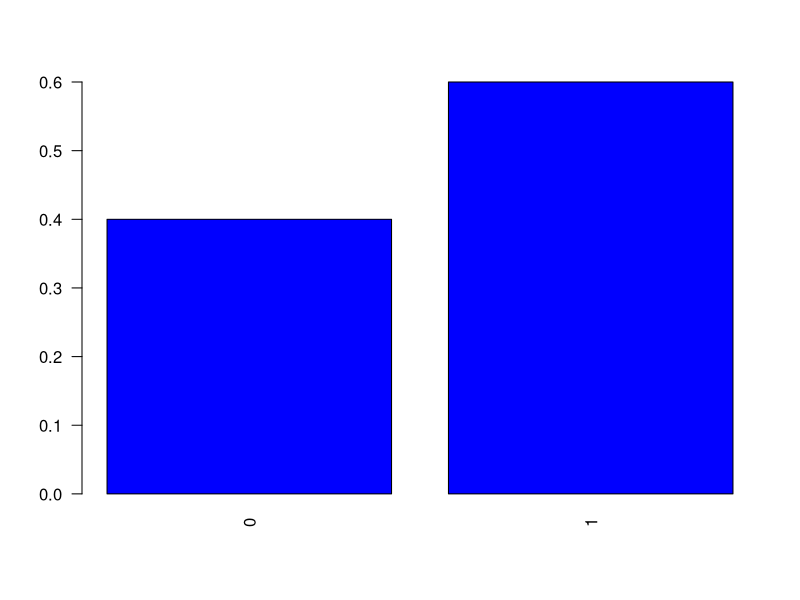
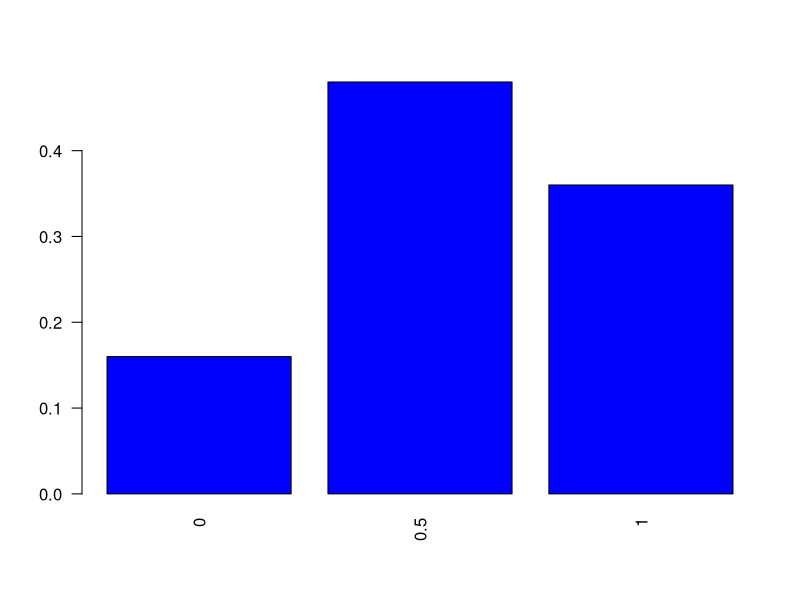
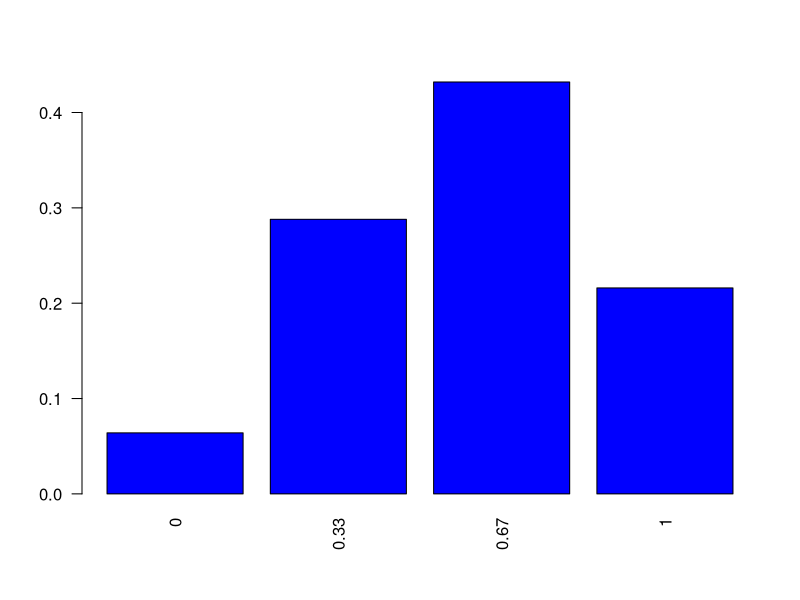
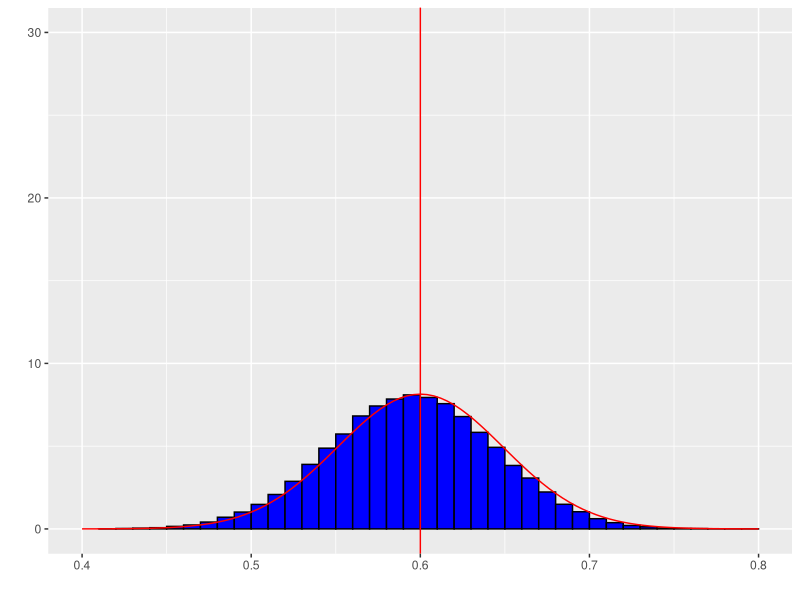
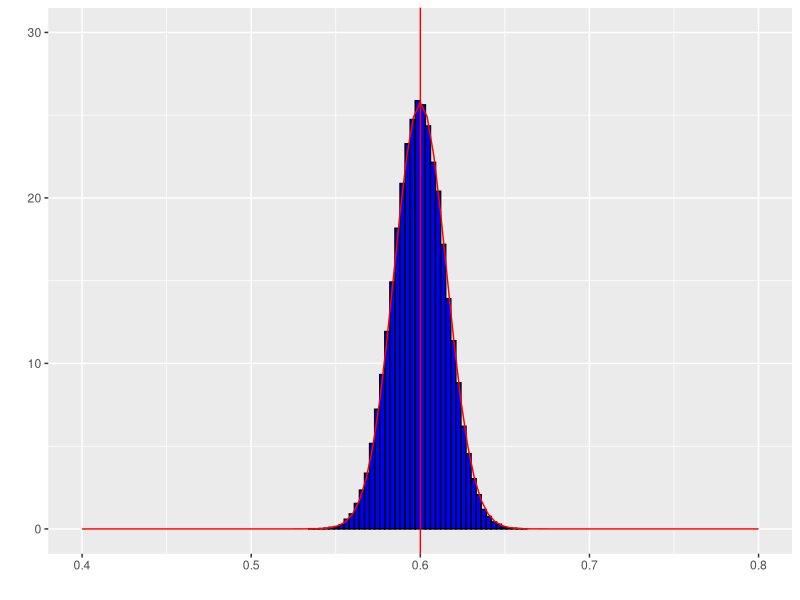
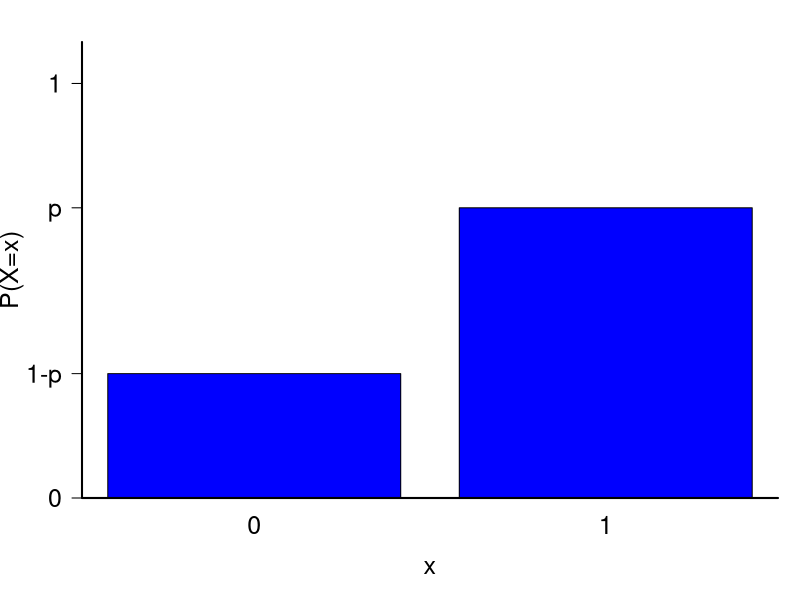

These charts were generated, in order, by the following R code: (Note: this script raises an error after producing the figures.)
## ---- chunk 1
namess <- c("0","1")
barplot(c(0.4,0.6), names.arg=namess, col="blue", main="", 
            cex.lab=1.0, cex.axis=1.0, cex.names=1.0, cex.main=2, las=2)
## ---- chunk 2
library(kableExtra)
aa <- expand.grid(1:5,1:5)
xx <- c(1,0,1,0,1)
phat <- unlist(apply(aa,1,function(x) mean(xx[x])))
aa$phat <- phat
#colnames(aa) <- c("Pessoa amostrada 1","Pessoa amostrada 2","$\\hat{p}$")
kable(aa,align = 'ccc',col.names = c("Primeira pessoa","Segunda pessoa","$\\hat{p}$"))
## ---- chunk 3
ff <- as.data.frame(table(aa$phat))
ff$Prop=ff$Freq/(sum(ff$Freq))
kable(ff[,c(1,3)],align = 'cc',col.names = c("$x$","$P(\\hat{p}=x)$"))
## ---- chunk 4
namess <- as.character(round(as.numeric(as.character(ff$Var1)),2))
barplot(ff$Prop, names.arg=namess, col="blue", main="", 
            cex.lab=1.0, cex.axis=1.0, cex.names=1.0, cex.main=2, las=2)
## ---- chunk 5
library(kableExtra)
aa <- expand.grid(1:5,1:5,1:5)
xx <- c(1,0,1,0,1)
phat <- unlist(apply(aa,1,function(x) mean(xx[x])))
aa$phat <- round(phat,3)
#colnames(aa) <- c("Pessoa amostrada 1","Pessoa amostrada 2","$\\hat{p}$")
kable(aa[1:25,],align = 'ccc',col.names = c("Pessoa amostrada 1","Pessoa amostrada 2","Pessoa amostrada 3","$\\hat{p}$"))
## ---- chunk 6
kable(aa[26:50,],align = 'ccc',col.names = c("Pessoa amostrada 1","Pessoa amostrada 2","Pessoa amostrada 3","$\\hat{p}$"))
## ---- chunk 7
kable(aa[51:75,],align = 'ccc',col.names = c("Pessoa amostrada 1","Pessoa amostrada 2","Pessoa amostrada 3","$\\hat{p}$"))
## ---- chunk 8
kable(aa[76:100,],align = 'ccc',col.names = c("Pessoa amostrada 1","Pessoa amostrada 2","Pessoa amostrada 3","$\\hat{p}$"))
## ---- chunk 9
kable(aa[101:125,],align = 'ccc',col.names = c("Pessoa amostrada 1","Pessoa amostrada 2","Pessoa amostrada 3","$\\hat{p}$"))
## ---- chunk 10
ff <- as.data.frame(table(aa$phat))
ff$Prop=round(ff$Freq/(sum(ff$Freq)),3)
kable(ff[,c(1,3)],align = 'cc',col.names = c("$x$","$P(\\hat{p}=x)$"))
## ---- chunk 11
namess <- as.character(round(as.numeric(as.character(ff$Var1)),2))
barplot(ff$Prop, names.arg=namess, col="blue", main="", 
            cex.lab=1.0, cex.axis=1.0, cex.names=1.0, cex.main=2, las=2)
## ---- chunk 12
N=1000000
n=100
n1 = ceiling(N*.6)
n2= N-n1
xx <- c(rep(1,n1),rep(0,n2))
B=100000
bb <- matrix(NA,nrow=B,ncol=n)
for (i in 1:B)
{
  bb[i,] <- sample(1:N,n,replace=TRUE)
}
phat <- unlist(apply(bb,1,function(x) mean(xx[x])))
aa <- data.frame(bb)
aa$phat <- round(phat,3)
## ---- chunk 13
ff <- as.data.frame(table(aa$phat))
ff$Prop=round(ff$Freq/(sum(ff$Freq)),3)
## ---- chunk 14
library(ggplot2)
df <- data.frame(PF = aa$phat)
ggplot(df, aes(x = PF)) + 
    geom_histogram(aes(y =..density..),
                   breaks = seq(min(aa$phat), max(aa$phat), by = .01), 
                   colour = "black", 
                   fill = "blue") +  geom_vline(xintercept=0.6, color="red") + 
stat_function(fun = dnorm, args = list(mean = 0.6, sd = sqrt(0.6*.4/n)),col="red") + xlab(" ") + ylab(" ") + ylim(0,30) + xlim(0.4,0.8)
## ---- chunk 15
N=1000000
n=1000
n1 = ceiling(N*.6)
n2= N-n1
xx <- c(rep(1,n1),rep(0,n2))
B=100000
bb <- matrix(NA,nrow=B,ncol=n)
for (i in 1:B)
{
  bb[i,] <- sample(1:N,n,replace=TRUE)
}
phat <- unlist(apply(bb,1,function(x) mean(xx[x])))
aa <- data.frame(bb)
aa$phat <- round(phat,3)
## ---- chunk 16
ff <- as.data.frame(table(aa$phat))
ff$Prop=round(ff$Freq/(sum(ff$Freq)),3)
## ---- chunk 17
df <- data.frame(PF = aa$phat)
ggplot(df, aes(x = PF)) + 
    geom_histogram(aes(y =..density..),
                   breaks = seq(min(aa$phat), max(aa$phat), by = .003), 
                   colour = "black", 
                   fill = "blue") +  geom_vline(xintercept=0.6, color="red") +
stat_function(fun = dnorm, args = list(mean = 0.6, sd = sqrt(0.6*.4/n)),col="red") + xlab(" ") + ylab(" ") + ylim(0,30)+xlim(0.4,0.8)
## ---- chunk 18
p <- c(.3, .7)
## Função de Massa
par(mar=c(c(5, 4, 2, 1) + 0.1))
barplot(p, names.arg=0:1, col="blue", ylim=c(0, 1.1), ylab="P(X=x)", xlab="x",  
        cex.lab=1.5, cex.axis=1.2, cex.names=1.5, yaxt="n", main=" ")
box(bty="l", lwd=2)
axis(2, at= c(0, p, 1), labels=c(0, "1-p", "p", 1), cex.axis=1.5, las=1)
## ---- chunk 19
N=1000000
n=100
xx <- rbinom(N,1,0.6)
B=100000
bb <- matrix(NA,nrow=B,ncol=n)
for (i in 1:B)
{
  bb[i,] <- sample(1:N,n,replace=TRUE)
}
phat <- unlist(apply(bb,1,function(x) mean(xx[x])))
aa <- data.frame(bb)
aa$phat <- round(phat,3)
## ---- chunk 20
ff <- as.data.frame(table(aa$phat))
ff$Prop=round(ff$Freq/(sum(ff$Freq)),3)
## ---- chunk 21
df <- data.frame(PF = aa$phat)
ggplot(df, aes(x = PF)) + 
    geom_histogram(aes(y =..density..),
                   breaks = seq(min(aa$phat), max(aa$phat), by = .01), 
                   colour = "black", 
                   fill = "blue") +  geom_vline(xintercept=0.6, color="red") +
stat_function(fun = dnorm, args = list(mean = 0.6, sd = sqrt(0.6*.4/n)),col="red") + xlab(" ") + ylab(" ") + ylim(0,30)+xlim(0.4,0.8)
## ---- chunk 22
N=1000000
n=1000
xx <- rbinom(N,1,0.6)
B=100000
bb <- matrix(NA,nrow=B,ncol=n)
for (i in 1:B)
{
  bb[i,] <- sample(1:N,n,replace=TRUE)
}
phat <- unlist(apply(bb,1,function(x) mean(xx[x])))
aa <- data.frame(bb)
aa$phat <- round(phat,3)
## ---- chunk 23
ff <- as.data.frame(table(aa$phat))
ff$Prop=round(ff$Freq/(sum(ff$Freq)),3)
## ---- chunk 24
df <- data.frame(PF = aa$phat)
ggplot(df, aes(x = PF)) + 
    geom_histogram(aes(y =..density..),
                   breaks = seq(min(aa$phat), max(aa$phat), by = .005), 
                   colour = "black", 
                   fill = "blue") +  geom_vline(xintercept=0.6, color="red") +
stat_function(fun = dnorm, args = list(mean = 0.6, sd = sqrt(0.6*.4/n)),col="red") + xlab(" ") + ylab(" ") + ylim(0,30)+xlim(0.4,0.8)
## ---- chunk 25
namess <- c("1000","2000","3000","4000","5000")
barplot(c(rep(1/5,5)), names.arg=namess, col="blue", main="", 
            cex.lab=1.0, cex.axis=1.0, cex.names=1.0, cex.main=2, las=2)
## ---- chunk 26
library(kableExtra)
aa <- expand.grid(1:5,1:5)
xx <- c(1000,2000,3000,4000,5000)
phat <- unlist(apply(aa,1,function(x) mean(xx[x])))
aa$phat <- phat
kable(aa,align = 'ccc',col.names = c("Primeira pessoa","Segunda pessoa","$\\bar{X}$"))
## ---- chunk 27
ff <- as.data.frame(table(aa$phat))
ff$Prop=ff$Freq/(sum(ff$Freq))
kable(ff[,c(1,3)],align = 'cc',col.names = c("$x$","$P(\\bar{X}=x)$"))
esp <- sum(as.numeric(as.character(ff$Var1))*ff$Prop)
vari <- sum( ((as.numeric(as.character(ff$Var1)) - esp )^2)*ff$Prop)
## ---- chunk 28
namess <- as.character(round(as.numeric(as.character(ff$Var1)),2))
barplot(ff$Prop, names.arg=namess, col="blue", main="", 
            cex.lab=1.0, cex.axis=1.0, cex.names=1.0, cex.main=2, las=2)
## ---- chunk 29
library(kableExtra)
aa <- expand.grid(1:5,1:5,1:5)
xx <- c(1000,2000,3000,4000,5000)
phat <- unlist(apply(aa,1,function(x) mean(xx[x])))
aa$phat <- round(phat,3)
#colnames(aa) <- c("Pessoa amostrada 1","Pessoa amostrada 2","$\\hat{p}$")
kable(aa[1:25,],align = 'ccc',col.names = c("Pessoa amostrada 1","Pessoa amostrada 2","Pessoa amostrada 3","$\\bar{X}$"))
## ---- chunk 30
kable(aa[26:50,],align = 'ccc',col.names = c("Pessoa amostrada 1","Pessoa amostrada 2","Pessoa amostrada 3","$\\bar{X}$"))
## ---- chunk 31
kable(aa[51:75,],align = 'ccc',col.names = c("Pessoa amostrada 1","Pessoa amostrada 2","Pessoa amostrada 3","$\\bar{X}$"))
## ---- chunk 32
kable(aa[76:100,],align = 'ccc',col.names = c("Pessoa amostrada 1","Pessoa amostrada 2","Pessoa amostrada 3","$\\bar{X}$"))
## ---- chunk 33
kable(aa[101:125,],align = 'ccc',col.names = c("Pessoa amostrada 1","Pessoa amostrada 2","Pessoa amostrada 3","$\\bar{X}$"))
## ---- chunk 34
ff <- as.data.frame(table(aa$phat))
ff$Prop=round(ff$Freq/(sum(ff$Freq)),3)
kable(ff[,c(1,3)],align = 'cc',col.names = c("$x$","$P(\\bar{X}=x)$"))
esp <- sum(as.numeric(as.character(ff$Var1))*ff$Prop)
vari <- sum( ((as.numeric(as.character(ff$Var1)) - esp )^2)*ff$Prop)
## ---- chunk 35
namess <- as.character(round(as.numeric(as.character(ff$Var1)),2))
barplot(ff$Prop, names.arg=namess, col="blue", main="", 
            cex.lab=1.0, cex.axis=1.0, cex.names=1.0, cex.main=2, las=2)
## ---- chunk 36
N=1000000
n=100
xx <- c(rep(1000,N/5),rep(2000,N/5),rep(3000,N/5),rep(4000,N/5),rep(5000,N/5))
mu=mean(xx)
vari = var(xx) * (N-1)/N
B=100000
bb <- matrix(NA,nrow=B,ncol=n)
for (i in 1:B)
{
  bb[i,] <- sample(1:N,n,replace=TRUE)
}
phat <- unlist(apply(bb,1,function(x) mean(xx[x])))
aa <- data.frame(bb)
aa$phat <- round(phat,3)
## ---- chunk 37
ff <- as.data.frame(table(aa$phat))
ff$Prop=round(ff$Freq/(sum(ff$Freq)),3)
## ---- chunk 38
library(ggplot2)
df <- data.frame(PF = aa$phat)
ggplot(df, aes(x = PF)) + 
    geom_histogram(aes(y =..density..),
                   breaks = seq(min(aa$phat), max(aa$phat), by = 10), 
                   colour = "black", 
                   fill = "blue") +  geom_vline(xintercept=mu, color="red") + 
stat_function(fun = dnorm, args = list(mean = mu, sd = sqrt(vari/n)),col="red") + xlab(" ") + ylab(" ") + ylim(0,0.01) + xlim(2400,3600)
## ---- chunk 39
N=1000000
n=1000
xx <- c(rep(1000,N/5),rep(2000,N/5),rep(3000,N/5),rep(4000,N/5),rep(5000,N/5))
mu=mean(xx)
vari = var(xx) * (N-1)/N
B=100000
bb <- matrix(NA,nrow=B,ncol=n)
for (i in 1:B)
{
  bb[i,] <- sample(1:N,n,replace=TRUE)
}
phat <- unlist(apply(bb,1,function(x) mean(xx[x])))
aa <- data.frame(bb)
aa$phat <- round(phat,3)
## ---- chunk 40
ff <- as.data.frame(table(aa$phat))
ff$Prop=round(ff$Freq/(sum(ff$Freq)),3)
## ---- chunk 41
df <- data.frame(PF = aa$phat)
ggplot(df, aes(x = PF)) + 
    geom_histogram(aes(y =..density..),
                   breaks = seq(min(aa$phat), max(aa$phat), by = 10), 
                   colour = "black", 
                   fill = "blue") +  geom_vline(xintercept=mu, color="red") +
stat_function(fun = dnorm, args = list(mean = mu, sd = sqrt(vari/n)),col="red") + xlab(" ") + ylab(" ") + ylim(0,0.01) + xlim(2400,3600)
## ---- chunk 42
namess <- c("1000","2000","3000","4000","5000")
barplot(c(rep(1/5,5)), names.arg=namess, col="blue", main="", 
            cex.lab=1.0, cex.axis=1.0, cex.names=1.0, cex.main=2, las=2)
## ---- chunk 43
N=1000000
n=100
xx=sample(x=c(1000,2000,3000,4000,5000),size=N,replace=TRUE)
B=100000
bb <- matrix(NA,nrow=B,ncol=n)
for (i in 1:B)
{
  bb[i,] <- sample(1:N,n,replace=TRUE)
}
phat <- unlist(apply(bb,1,function(x) mean(xx[x])))
aa <- data.frame(bb)
aa$phat <- round(phat,3)
mu=mean(xx)
vari = var(xx) * (N-1)/N
## ---- chunk 44
ff <- as.data.frame(table(aa$phat))
ff$Prop=round(ff$Freq/(sum(ff$Freq)),3)
## ---- chunk 45
df <- data.frame(PF = aa$phat)
ggplot(df, aes(x = PF)) + 
    geom_histogram(aes(y =..density..),
                   breaks = seq(min(aa$phat), max(aa$phat), by = 10), 
                   colour = "black", 
                   fill = "blue") +  geom_vline(xintercept=mu, color="red") +
stat_function(fun = dnorm, args = list(mean = mu, sd = sqrt(vari/n)),col="red") + xlab(" ") + ylab(" ") + ylim(0,0.01)+xlim(2000,4000)
## ---- chunk 46
N=1000000
n=1000
xx=sample(x=c(1000,2000,3000,4000,5000),size=N,replace=TRUE)
B=100000
bb <- matrix(NA,nrow=B,ncol=n)
for (i in 1:B)
{
  bb[i,] <- sample(1:N,n,replace=TRUE)
}
phat <- unlist(apply(bb,1,function(x) mean(xx[x])))
aa <- data.frame(bb)
aa$phat <- round(phat,3)
mu=mean(xx)
vari = var(xx) * (N-1)/N
## ---- chunk 47
ff <- as.data.frame(table(aa$phat))
ff$Prop=round(ff$Freq/(sum(ff$Freq)),3)
## ---- chunk 48
df <- data.frame(PF = aa$phat)
ggplot(df, aes(x = PF)) + 
    geom_histogram(aes(y =..density..),
                   breaks = seq(min(aa$phat), max(aa$phat), by = 10), 
                   colour = "black", 
                   fill = "blue") +  geom_vline(xintercept=mu, color="red") +
stat_function(fun = dnorm, args = list(mean = mu, sd = sqrt(vari/n)),col="red") + xlab(" ") + ylab(" ") + ylim(0,0.01)+xlim(2000,4000)
